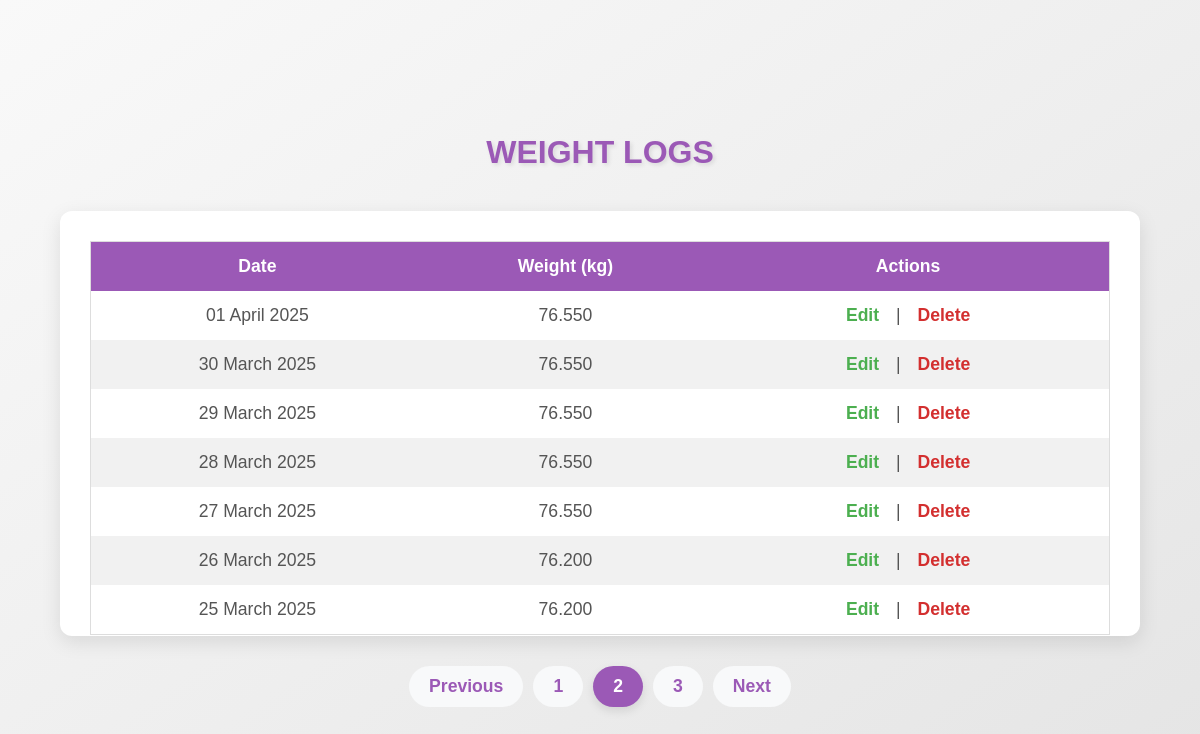
The app's page /view_weights?page=2 with its own data.
### app.py (models this page shows, shortened)
class WeightLog(db.Model):
    id = db.Column(db.Integer, primary_key=True)
    date = db.Column(db.Date, nullable=False, default=datetime.utcnow)
    weight = db.Column(Numeric(10, 3), nullable=False)

### app.py (the view)
@app.route('/view_weights', methods=['GET'])
def view_weights():
    page = request.args.get('page', 1, type=int)  # Get current page from query parameters, default to 1
    per_page = 7  # Number of logs to show per page
    weight_logs = WeightLog.query.order_by(WeightLog.date.desc()).paginate(page=page, per_page=per_page)
    return render_template('view_weights.html', weight_logs=weight_logs)

### templates/view_weights.html (shortened to what this page needs)
<!DOCTYPE html>
<html lang="en">
<head>
    <link rel="stylesheet" href="{{ url_for('static', filename='style.css') }}">
</head>
<body>
    <div>
        <h1>Weight Logs</h1>
        <div class="card">
            <table>
                <thead>
                    <tr>
                        <th>Date</th>
                        <th>Weight (kg)</th>
                        <th>Actions</th>
                    </tr>
                </thead>
                <tbody>
                    {% for log in weight_logs.items %}
                    <tr>
                        <td>{{ log.date.strftime("%d %B %Y") }}</td>
                        <td>{{ log.weight }}</td>
                        <td>
                            <a href="{{ url_for('edit_weight', id=log.id) }}">Edit</a> |
                            <a id="delete" href="{{ url_for('delete_weight', id=log.id) }}" onclick="return confirm('Are you sure you want to delete this entry?')">Delete</a>
                        </td>
                    </tr>
                    {% endfor %}
                </tbody>
            </table>
        </div>
        <div class="pagination">
            {% if weight_logs.has_prev %}
                <a href="{{ url_for('view_weights', page=weight_logs.prev_num) }}" class="page-link">Previous</a>
            {% else %}
                <span class="page-link" style="cursor: not-allowed; color: #bdc3c7;">Previous</span>
            {% endif %}
            {% for page_num in weight_logs.iter_pages() %}
                {% if page_num %}
                    <a href="{{ url_for('view_weights', page=page_num) }}" class="page-link {% if page_num == weight_logs.page %}active{% endif %}">
                        {{ page_num }}
                    </a>
                {% endif %}
            {% endfor %}
            {% if weight_logs.has_next %}
                <a href="{{ url_for('view_weights', page=weight_logs.next_num) }}" class="page-link">Next</a>
            {% else %}
                <span class="page-link" style="cursor: not-allowed; color: #bdc3c7;">Next</span>
            {% endif %}
        </div>
    </div>
</body>
</html>

### static/style.css (style rules this page uses)
body { font-family: Arial, sans-serif; margin: 20px; }
h1 { text-align: center; }
table { width: 100%; border-collapse: collapse; }
table, th, td { border: 1px solid black; padding: 8px; text-align: left; }
th { background-color: #f4f4f4; }

### templates/view_weights.html (style rules this page uses)
* { margin: 0; padding: 0; box-sizing: border-box; }
body { font-family: 'Arial', sans-serif; background: linear-gradient(145deg, #f9f9f9, #e4e4e4); color: #333; padding: 40px; min-height: 100vh; display: flex; flex-direction: column; justify-content: center; }
h1 { text-align: center; font-size: 2em; color: #9b59b6; margin-bottom: 40px; text-transform: uppercase; text-shadow: 2px 2px 4px rgba(0, 0, 0, 0.1); }
.card { margin-bottom: 25px; background-color: #ffffff; border-radius: 12px; box-shadow: 0 6px 20px rgba(0, 0, 0, 0.1); padding: 30px; height: 425px; overflow-y:hidden; transition: transform 0.3s ease, box-shadow 0.3s ease; width: 100%; box-sizing: border-box; }
table { width: 100%; border-collapse: collapse; margin-bottom: 30px; font-size: 1.1em; border: 1px solid #ddd; box-sizing: border-box; }
th, td { padding: 14px 16px; text-align: center; border: none; }
th { background-color: #9b59b6; color: white; font-weight: 600; text-align: center; }
td { font-size: 1em; color: #555; white-space: nowrap; overflow: hidden; text-overflow: ellipsis; }
tr:nth-child(even) { background-color: #f1f1f1; }
td a { text-decoration: none; font-weight: bold; padding: 6px 12px; color: #4caf50; transition: background-color 0.3s ease, color 0.3s ease; }
td a#delete { color: #d32f2f; }
.pagination { display: flex; justify-content: center; margin-top: 30px; clear: both; width: 100%; box-sizing: border-box; }
.page-link { font-size: 1.1rem; padding: 10px 20px; margin: 0 5px; border-radius: 30px; color: #9b59b6; background-color: #f8f9fa; text-decoration: none; font-weight: 600; transition: background-color 0.3s ease, color 0.3s ease; display: flex; align-items: center; justify-content: center; white-space: nowrap; }
.page-link.active { background-color: #9b59b6; color: white; font-weight: bold; box-shadow: 0 4px 10px rgba(0, 0, 0, 0.1); }

### records on screen
WeightLog: date "01 April 2025", weight "76.550"
WeightLog: date "30 March 2025", weight "76.550"
WeightLog: date "29 March 2025", weight "76.550"
WeightLog: date "28 March 2025", weight "76.550"
WeightLog: date "27 March 2025", weight "76.550"
WeightLog: date "26 March 2025", weight "76.200"
WeightLog: date "25 March 2025", weight "76.200"

### other values on screen
{{ page_num }} "1" "2" "3"
